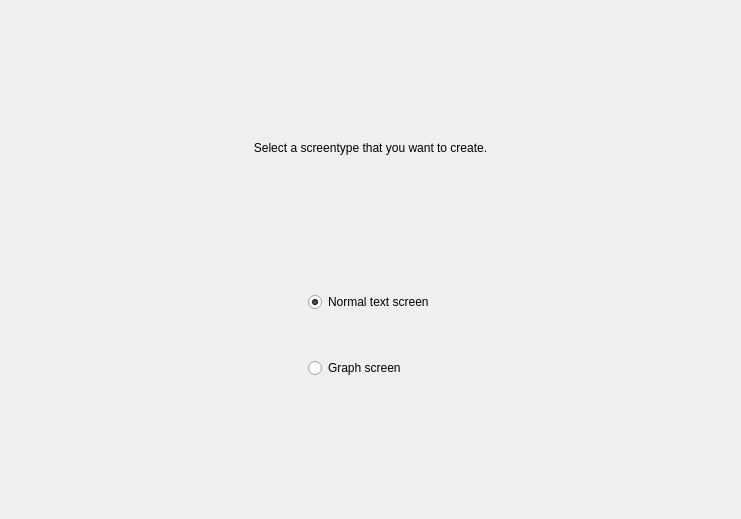
<?xml version="1.0" encoding="UTF-8"?>
<ui version="4.0">
 <class>ScreenTypePageWidget</class>
 <widget class="QWidget" name="ScreenTypePageWidget">
  <property name="geometry">
   <rect>
    <x>0</x>
    <y>0</y>
    <width>741</width>
    <height>519</height>
   </rect>
  </property>
  <property name="windowTitle">
   <string>Form</string>
  </property>
  <layout class="QVBoxLayout" name="verticalLayout_2">
   <item>
    <spacer name="verticalSpacer_3">
     <property name="orientation">
      <enum>Qt::Vertical</enum>
     </property>
     <property name="sizeHint" stdset="0">
      <size>
       <width>20</width>
       <height>40</height>
      </size>
     </property>
    </spacer>
   </item>
   <item>
    <widget class="QLabel" name="label">
     <property name="text">
      <string>Select a screentype that you want to create.</string>
     </property>
     <property name="alignment">
      <set>Qt::AlignCenter</set>
     </property>
    </widget>
   </item>
   <item>
    <spacer name="verticalSpacer_4">
     <property name="orientation">
      <enum>Qt::Vertical</enum>
     </property>
     <property name="sizeHint" stdset="0">
      <size>
       <width>20</width>
       <height>40</height>
      </size>
     </property>
    </spacer>
   </item>
   <item>
    <layout class="QHBoxLayout" name="horizontalLayout">
     <item>
      <spacer name="horizontalSpacer_2">
       <property name="orientation">
        <enum>Qt::Horizontal</enum>
       </property>
       <property name="sizeHint" stdset="0">
        <size>
         <width>40</width>
         <height>20</height>
        </size>
       </property>
      </spacer>
     </item>
     <item>
      <layout class="QVBoxLayout" name="verticalLayout">
       <item>
        <widget class="QRadioButton" name="NormalScreen_radioButton">
         <property name="text">
          <string>Normal text screen</string>
         </property>
         <property name="checked">
          <bool>true</bool>
         </property>
         <attribute name="buttonGroup">
          <string notr="true">buttonGroup</string>
         </attribute>
        </widget>
       </item>
       <item>
        <spacer name="verticalSpacer">
         <property name="orientation">
          <enum>Qt::Vertical</enum>
         </property>
         <property name="sizeType">
          <enum>QSizePolicy::Maximum</enum>
         </property>
         <property name="sizeHint" stdset="0">
          <size>
           <width>20</width>
           <height>40</height>
          </size>
         </property>
        </spacer>
       </item>
       <item>
        <widget class="QRadioButton" name="GraphScreen_radioButton">
         <property name="text">
          <string>Graph screen</string>
         </property>
         <attribute name="buttonGroup">
          <string notr="true">buttonGroup</string>
         </attribute>
        </widget>
       </item>
      </layout>
     </item>
     <item>
      <spacer name="horizontalSpacer">
       <property name="orientation">
        <enum>Qt::Horizontal</enum>
       </property>
       <property name="sizeHint" stdset="0">
        <size>
         <width>40</width>
         <height>20</height>
        </size>
       </property>
      </spacer>
     </item>
    </layout>
   </item>
   <item>
    <spacer name="verticalSpacer_2">
     <property name="orientation">
      <enum>Qt::Vertical</enum>
     </property>
     <property name="sizeHint" stdset="0">
      <size>
       <width>20</width>
       <height>40</height>
      </size>
     </property>
    </spacer>
   </item>
  </layout>
 </widget>
 <resources/>
 <connections/>
 <buttongroups>
  <buttongroup name="buttonGroup"/>
 </buttongroups>
</ui>
